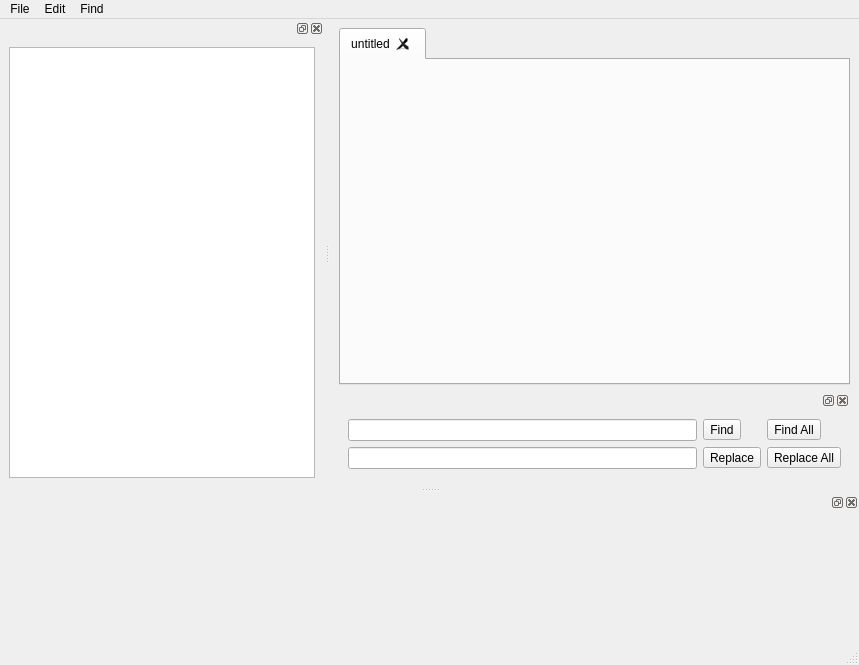
<?xml version="1.0" encoding="UTF-8"?>
<ui version="4.0">
 <class>MainWindow</class>
 <widget class="QMainWindow" name="MainWindow">
  <property name="geometry">
   <rect>
    <x>0</x>
    <y>0</y>
    <width>859</width>
    <height>665</height>
   </rect>
  </property>
  <property name="windowTitle">
   <string>MainWindow</string>
  </property>
  <widget class="QWidget" name="centralwidget">
   <layout class="QGridLayout" name="gridLayout_3">
    <item row="0" column="0">
     <widget class="CustomTab" name="tabWidget">
      <property name="tabsClosable">
       <bool>true</bool>
      </property>
      <widget class="QWidget" name="tab">
       <attribute name="title">
        <string>untitled</string>
       </attribute>
       <layout class="QGridLayout" name="gridLayout_4">
        <item row="0" column="0">
         <widget class="EditorWidget" name="widget_2" native="true"/>
        </item>
       </layout>
      </widget>
     </widget>
    </item>
    <item row="1" column="0">
     <widget class="QDockWidget" name="findReplaceWidget">
      <property name="sizePolicy">
       <sizepolicy hsizetype="Preferred" vsizetype="Fixed">
        <horstretch>0</horstretch>
        <verstretch>0</verstretch>
       </sizepolicy>
      </property>
      <property name="allowedAreas">
       <set>Qt::BottomDockWidgetArea</set>
      </property>
      <widget class="QWidget" name="dockWidgetContents_3">
       <layout class="QGridLayout" name="gridLayout_2">
        <item row="0" column="0">
         <widget class="QLineEdit" name="findValue"/>
        </item>
        <item row="0" column="1">
         <widget class="QToolButton" name="findButton">
          <property name="text">
           <string>Find</string>
          </property>
         </widget>
        </item>
        <item row="0" column="2">
         <widget class="QToolButton" name="findAllButton">
          <property name="text">
           <string>Find All</string>
          </property>
         </widget>
        </item>
        <item row="1" column="0">
         <widget class="QLineEdit" name="replaceValue"/>
        </item>
        <item row="1" column="1">
         <widget class="QToolButton" name="replaceButton">
          <property name="text">
           <string>Replace</string>
          </property>
         </widget>
        </item>
        <item row="1" column="2">
         <widget class="QToolButton" name="replaceAllButton">
          <property name="text">
           <string>Replace All</string>
          </property>
         </widget>
        </item>
       </layout>
      </widget>
     </widget>
    </item>
   </layout>
  </widget>
  <widget class="QMenuBar" name="menubar">
   <property name="geometry">
    <rect>
     <x>0</x>
     <y>0</y>
     <width>859</width>
     <height>31</height>
    </rect>
   </property>
   <widget class="QMenu" name="menuFile">
    <property name="title">
     <string>File</string>
    </property>
    <addaction name="actionNew_Ctrl_N"/>
    <addaction name="actionOpen_Ctrl_O"/>
    <addaction name="actionRecent"/>
    <addaction name="separator"/>
    <addaction name="actionSave_Ctrl_S"/>
    <addaction name="actionSave_As"/>
    <addaction name="separator"/>
    <addaction name="actionClose_Tab_Ctrl_W"/>
    <addaction name="actionClose_All_Tab"/>
    <addaction name="separator"/>
    <addaction name="actionExit_Alt_F4"/>
   </widget>
   <widget class="QMenu" name="menuEdit">
    <property name="title">
     <string>Edit</string>
    </property>
    <addaction name="actionCut_Ctrl_X"/>
    <addaction name="actionCopy_Ctrl_C"/>
    <addaction name="actionPaste_Ctrl_V"/>
    <addaction name="actionUndo_Ctrl_Z"/>
    <addaction name="actionRedo_Ctrl_Y"/>
    <addaction name="actionIndent"/>
    <addaction name="actionUnIndent_Shift_Tab"/>
    <addaction name="actionLine_Cut"/>
    <addaction name="actionLine_Copy"/>
    <addaction name="actionLine_Paste"/>
    <addaction name="actionLine_Transpose"/>
    <addaction name="actionLine_Duplicate"/>
    <addaction name="actionComment_Uncomment_Ctrl"/>
   </widget>
   <widget class="QMenu" name="menuFind">
    <property name="title">
     <string>Find</string>
    </property>
    <addaction name="actionFind"/>
    <addaction name="actionFind_All_Ctrl_Shift_F"/>
    <addaction name="actionReplace_Ctrl_R"/>
    <addaction name="actionReplace_All_Ctrl_Shift_R"/>
    <addaction name="actionGoto_Line_Ctrl_G"/>
    <addaction name="actionHighlight_Ctrl_M"/>
    <addaction name="actionUpperCase_Alt_U"/>
    <addaction name="actionLowerCase_Alt_L"/>
    <addaction name="actionCamelCase_Alt_C"/>
   </widget>
   <addaction name="menuFile"/>
   <addaction name="menuEdit"/>
   <addaction name="menuFind"/>
  </widget>
  <widget class="QStatusBar" name="statusbar"/>
  <widget class="QDockWidget" name="directoryTreeDockWidget">
   <property name="sizePolicy">
    <sizepolicy hsizetype="MinimumExpanding" vsizetype="Preferred">
     <horstretch>0</horstretch>
     <verstretch>0</verstretch>
    </sizepolicy>
   </property>
   <property name="minimumSize">
    <size>
     <width>324</width>
     <height>297</height>
    </size>
   </property>
   <attribute name="dockWidgetArea">
    <number>1</number>
   </attribute>
   <widget class="QWidget" name="dockWidgetContents">
    <layout class="QGridLayout" name="gridLayout">
     <item row="0" column="0">
      <widget class="DirectoryTree" name="treeView"/>
     </item>
    </layout>
   </widget>
  </widget>
  <widget class="QDockWidget" name="interpreterDockWidget">
   <property name="sizePolicy">
    <sizepolicy hsizetype="Preferred" vsizetype="MinimumExpanding">
     <horstretch>0</horstretch>
     <verstretch>0</verstretch>
    </sizepolicy>
   </property>
   <property name="minimumSize">
    <size>
     <width>105</width>
     <height>150</height>
    </size>
   </property>
   <attribute name="dockWidgetArea">
    <number>8</number>
   </attribute>
   <widget class="QWidget" name="dockWidgetContents_2">
    <widget class="EmbedIPython" name="widget" native="true">
     <property name="geometry">
      <rect>
       <x>13</x>
       <y>13</y>
       <width>774</width>
       <height>91</height>
      </rect>
     </property>
    </widget>
   </widget>
  </widget>
  <action name="actionCtrl_N">
   <property name="text">
    <string>Ctrl+N</string>
   </property>
  </action>
  <action name="actionNew_Ctrl_N">
   <property name="text">
    <string>New                Ctrl+N</string>
   </property>
  </action>
  <action name="actionOpen_Ctrl_O">
   <property name="text">
    <string>Open              Ctrl+O</string>
   </property>
  </action>
  <action name="actionExit_Alt_F4">
   <property name="text">
    <string>Exit                  Alt+F4</string>
   </property>
  </action>
  <action name="actionClose_Tab_Ctrl_W">
   <property name="text">
    <string>Close Tab        Ctrl+W</string>
   </property>
  </action>
  <action name="actionClose_All_Tab">
   <property name="text">
    <string>Close All Tab</string>
   </property>
  </action>
  <action name="actionSave_Ctrl_S">
   <property name="text">
    <string>Save                Ctrl+S</string>
   </property>
  </action>
  <action name="actionSave_As">
   <property name="text">
    <string>Save As</string>
   </property>
  </action>
  <action name="actionRecent">
   <property name="text">
    <string>Recent</string>
   </property>
  </action>
  <action name="actionCut_Ctrl_X">
   <property name="text">
    <string>Cut                Ctrl+X</string>
   </property>
  </action>
  <action name="actionCopy_Ctrl_C">
   <property name="text">
    <string>Copy             Ctrl+C</string>
   </property>
  </action>
  <action name="actionPaste_Ctrl_V">
   <property name="text">
    <string>Paste             Ctrl+V</string>
   </property>
  </action>
  <action name="actionUndo_Ctrl_Z">
   <property name="text">
    <string>Undo            Ctrl+Z</string>
   </property>
  </action>
  <action name="actionRedo_Ctrl_Y">
   <property name="text">
    <string>Redo             Ctrl+Y</string>
   </property>
  </action>
  <action name="actionIndent">
   <property name="text">
    <string>Indent           Tab</string>
   </property>
  </action>
  <action name="actionUnIndent_Shift_Tab">
   <property name="text">
    <string>UnIndent      Shift+Tab</string>
   </property>
  </action>
  <action name="actionLine_Cut">
   <property name="text">
    <string>Line Cut        Ctrl+L</string>
   </property>
  </action>
  <action name="actionLine_Copy">
   <property name="text">
    <string>Line Copy     Ctrl+Shift+T</string>
   </property>
  </action>
  <action name="actionLine_Paste">
   <property name="text">
    <string>Line Paste     Ctrl+Shift+L</string>
   </property>
  </action>
  <action name="actionLine_Duplicate">
   <property name="text">
    <string>Line Duplicate       Ctrl+D</string>
   </property>
  </action>
  <action name="actionLine_Transpose">
   <property name="text">
    <string>Line Transpose      Ctrl+T</string>
   </property>
  </action>
  <action name="actionComment_Uncomment_Ctrl">
   <property name="text">
    <string>Comment/Uncomment    Ctrl+/</string>
   </property>
  </action>
  <action name="actionGoto_Line_Ctrl_G">
   <property name="text">
    <string>Goto Line        Ctrl+G</string>
   </property>
  </action>
  <action name="actionHighlight_Ctrl_M">
   <property name="text">
    <string>Highlight        Ctrl+M</string>
   </property>
  </action>
  <action name="actionUpperCase_Alt_U">
   <property name="text">
    <string>UpperCase       Alt+U</string>
   </property>
  </action>
  <action name="actionLowerCase_Alt_L">
   <property name="text">
    <string>LowerCase      Alt+L</string>
   </property>
  </action>
  <action name="actionCamelCase_Alt_C">
   <property name="text">
    <string>CamelCase     Alt+C</string>
   </property>
  </action>
  <action name="actionFind">
   <property name="text">
    <string>Find             Ctrl+F</string>
   </property>
  </action>
  <action name="actionFind_All_Ctrl_Shift_F">
   <property name="text">
    <string>Find All     Ctrl+Shift+F</string>
   </property>
  </action>
  <action name="actionReplace_Ctrl_R">
   <property name="text">
    <string>Replace        Ctrl+R</string>
   </property>
  </action>
  <action name="actionReplace_All_Ctrl_Shift_R">
   <property name="text">
    <string>Replace All      Ctrl+Shift+R</string>
   </property>
  </action>
 </widget>
 <customwidgets>
  <customwidget>
   <class>DirectoryTree</class>
   <extends>QTreeView</extends>
   <header>scriptEditor.directoryTreeView</header>
  </customwidget>
  <customwidget>
   <class>EmbedIPython</class>
   <extends>QWidget</extends>
   <header>scriptEditor.interpreterWidget</header>
   <container>1</container>
  </customwidget>
  <customwidget>
   <class>EditorWidget</class>
   <extends>QWidget</extends>
   <header location="global">scriptEditor.editor</header>
   <container>1</container>
  </customwidget>
  <customwidget>
   <class>CustomTab</class>
   <extends>QTabWidget</extends>
   <header>scriptEditor.editor</header>
   <container>1</container>
  </customwidget>
 </customwidgets>
 <resources/>
 <connections/>
</ui>
